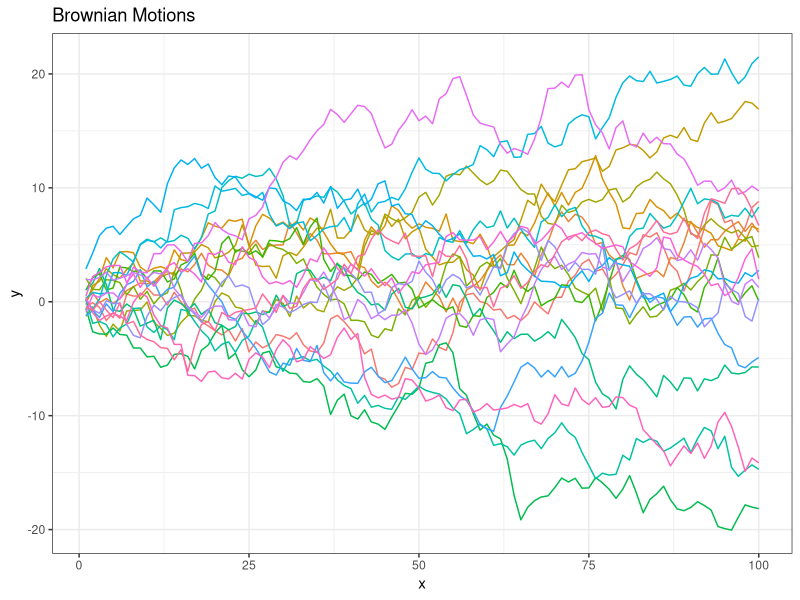
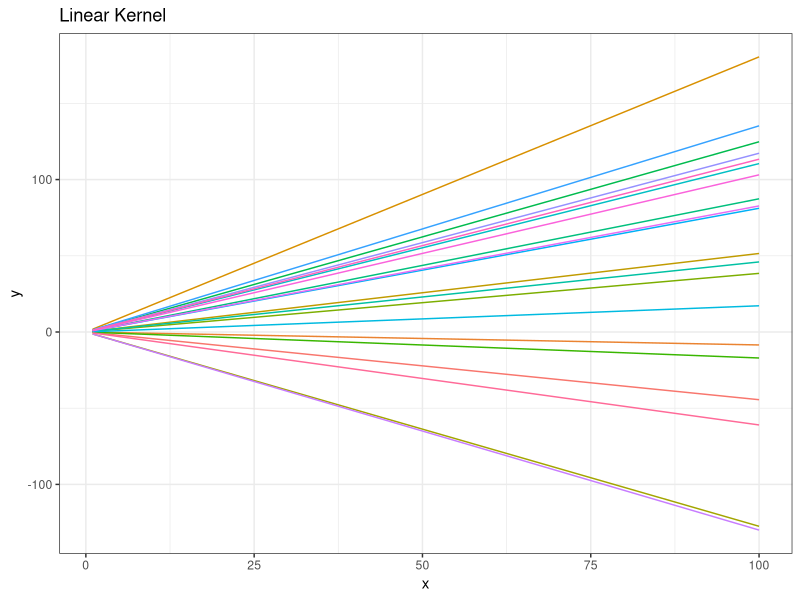
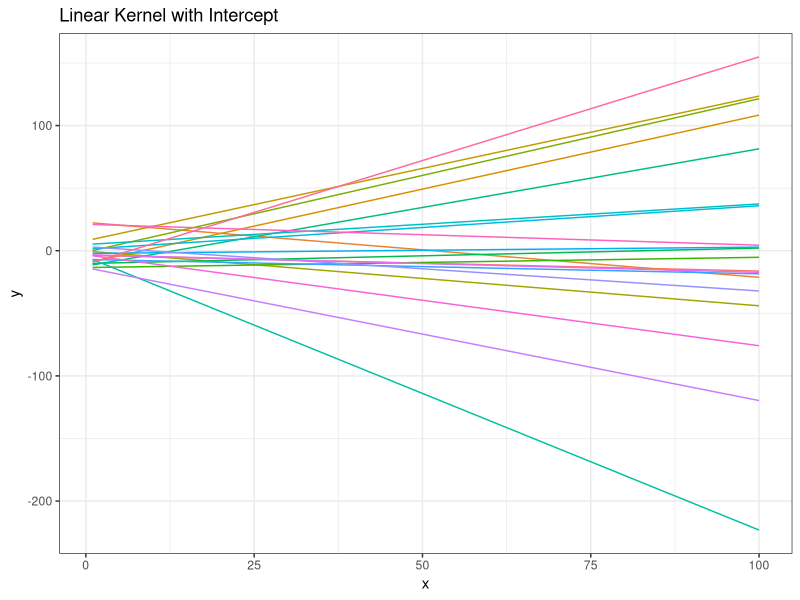
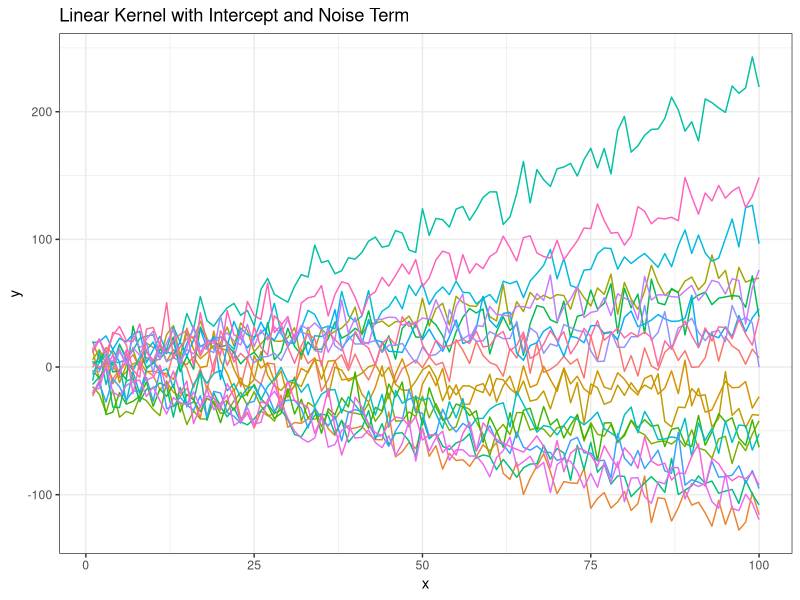
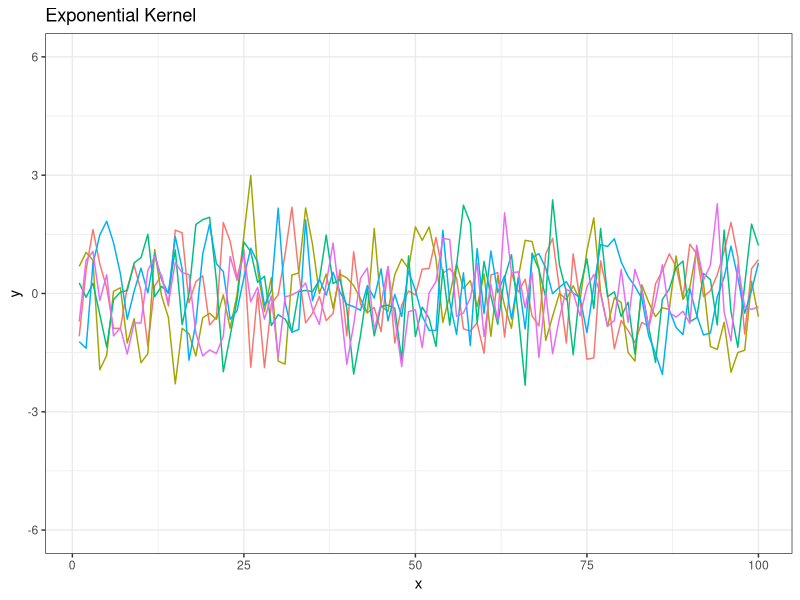
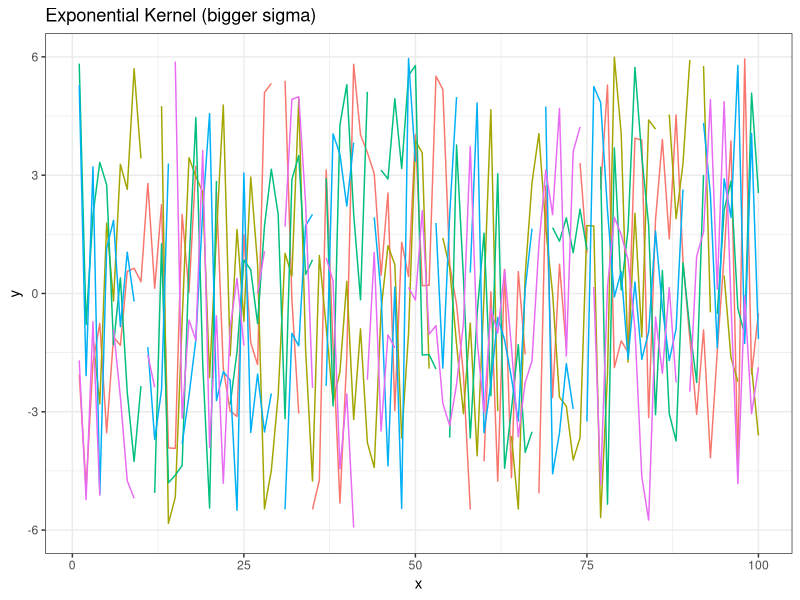
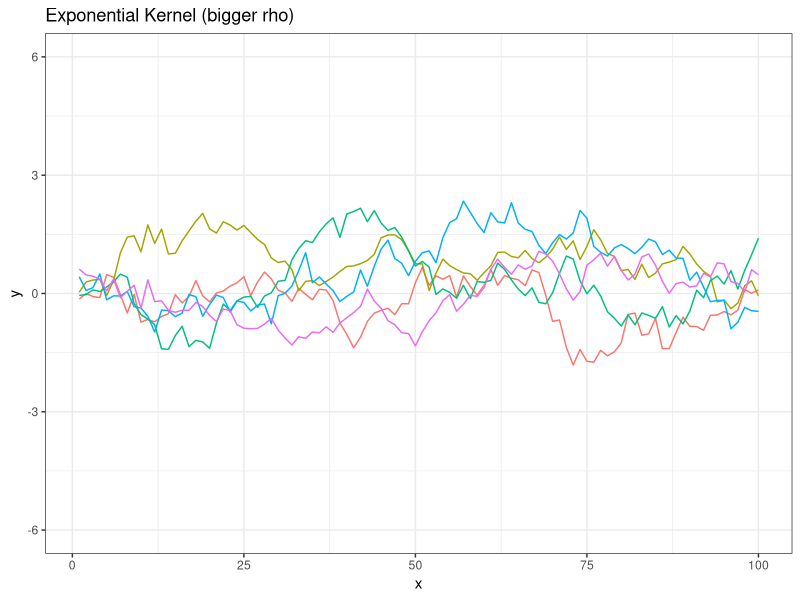
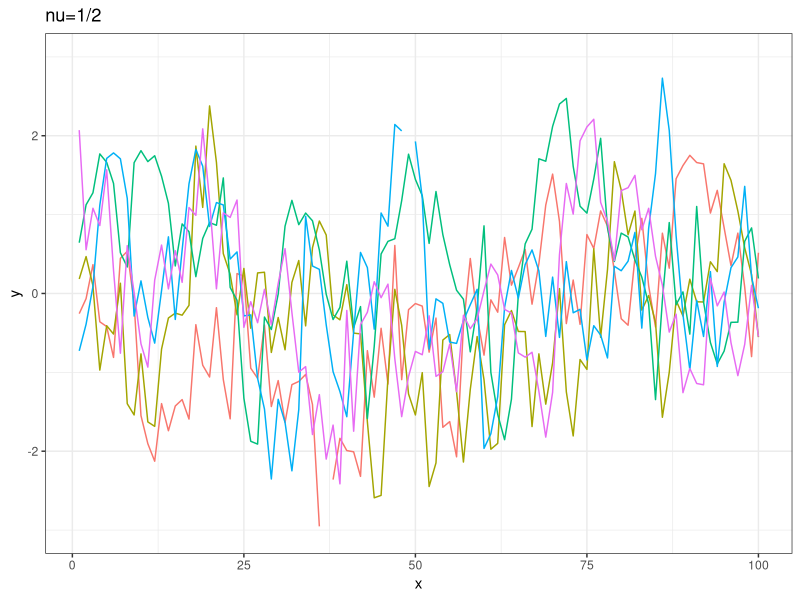

R code for these plots, in order:
library(ggplot2)

#
####
####### example kernels
####
#

# brownian motion
x <- 1:100
K <- matrix(0,100,100)
for(i in 1:100) {
  for(j in 1:100) {
    K[i,j] <- min(i,j)
  }
}
cholK <- t(chol(K))
bm <- cholK%*%rnorm(100)
df <- cbind(bm,1,x)

for(i in 2:20){
  bm <- cholK%*%rnorm(100)
  df <- rbind(df, cbind(bm,i,x))
}

df <- as.data.frame(df)
colnames(df) <- c("bm","id","x")
df$id <- factor(df$id)

gg <- ggplot(df,aes(x=x,y=bm,color=id)) + ylab("y") + ggtitle("Brownian Motions") +
  geom_line() + theme_bw() + theme(legend.position = "none")
gg

ggsave(gg,filename = "~/Desktop/brownianMotions.pdf",width =5,height=3)


# linear kernel
x <- 1:100
K <- x%*%t(x)
eig.obj <- eigen(K)
vals <- c(sqrt(eig.obj$values[1]),rep(0,99))
sqrtK <- eig.obj$vectors %*% diag(vals) %*% t(eig.obj$vectors)
bm <- sqrtK%*%rnorm(100)
df <- cbind(bm,1,x)

for(i in 2:20){
  bm <- sqrtK%*%rnorm(100)
  df <- rbind(df, cbind(bm,i,x))
}

df <- as.data.frame(df)
colnames(df) <- c("bm","id","x")
df$id <- factor(df$id)

gg <- ggplot(df,aes(x=x,y=bm,color=id)) + ylab("y") + ggtitle("Linear Kernel") +
  geom_line() + theme_bw() + theme(legend.position = "none")
gg

ggsave(gg,filename = "~/Desktop/linearKernel.pdf",width =5,height=3)


# linear kernel 2
x <- 1:100
X <- cbind(10,x)
K <- X%*%t(X)
eig.obj <- eigen(K)
vals <- c(sqrt(eig.obj$values[1:2]),rep(0,98))
sqrtK <- eig.obj$vectors %*% diag(vals) %*% t(eig.obj$vectors)
bm <- sqrtK%*%rnorm(100)
df <- cbind(bm,1,x)

for(i in 2:20){
  bm <- sqrtK%*%rnorm(100)
  df <- rbind(df, cbind(bm,i,x))
}

df <- as.data.frame(df)
colnames(df) <- c("bm","id","x")
df$id <- factor(df$id)

gg <- ggplot(df,aes(x=x,y=bm,color=id)) + ylab("y") + ggtitle("Linear Kernel with Intercept") +
  geom_line() + theme_bw() + theme(legend.position = "none")
gg

ggsave(gg,filename = "~/Desktop/linearKernel2.pdf",width =5,height=3)



# linear kernel 2
x <- 1:100
X <- cbind(10,x)
K <- X%*%t(X) + 100*diag(100)
cholK <- t(chol(K))
bm <- cholK%*%rnorm(100)
df <- cbind(bm,1,x)

for(i in 2:20){
  bm <- cholK%*%rnorm(100)
  df <- rbind(df, cbind(bm,i,x))
}


df <- as.data.frame(df)
colnames(df) <- c("bm","id","x")
df$id <- factor(df$id)

gg <- ggplot(df,aes(x=x,y=bm,color=id)) + ylab("y") + ggtitle("Linear Kernel with Intercept and Noise Term") +
  geom_line() + theme_bw() + theme(legend.position = "none")
gg

ggsave(gg,filename = "~/Desktop/linearKernel3.pdf",width =5,height=3)



# expo kernel 2
x <- 1:100
X <- matrix(x,100,100)
K <- exp(-abs(X-t(X)))
cholK <- t(chol(K))
bm <- cholK%*%rnorm(100)
df <- cbind(bm,1,x)

for(i in 2:5){
  bm <- cholK%*%rnorm(100)
  df <- rbind(df, cbind(bm,i,x))
}


df <- as.data.frame(df)
colnames(df) <- c("bm","id","x")
df$id <- factor(df$id)

gg <- ggplot(df,aes(x=x,y=bm,color=id)) + ylab("y") + ggtitle("Exponential Kernel") +
  geom_line() + theme_bw() + theme(legend.position = "none") + ylim(c(-6,6)) 
gg

# sigma^2 = 5
x <- 1:100
X <- matrix(x,100,100)
K <- 16*exp(-abs(X-t(X)))
cholK <- t(chol(K))
bm <- cholK%*%rnorm(100)
df <- cbind(bm,1,x)

for(i in 2:5){
  bm <- cholK%*%rnorm(100)
  df <- rbind(df, cbind(bm,i,x))
}


df <- as.data.frame(df)
colnames(df) <- c("bm","id","x")
df$id <- factor(df$id)

gg2 <- ggplot(df,aes(x=x,y=bm,color=id)) + ylab("y") + ggtitle("Exponential Kernel (bigger sigma)") +
  geom_line() + theme_bw() + theme(legend.position = "none") + ylim(c(-6,6)) 
gg2

# rho = 20
x <- 1:100
X <- matrix(x,100,100)
K <- exp(-abs(X-t(X))/20)
cholK <- t(chol(K))
bm <- cholK%*%rnorm(100)
df <- cbind(bm,1,x)

for(i in 2:5){
  bm <- cholK%*%rnorm(100)
  df <- rbind(df, cbind(bm,i,x))
}


df <- as.data.frame(df)
colnames(df) <- c("bm","id","x")
df$id <- factor(df$id)

gg3 <- ggplot(df,aes(x=x,y=bm,color=id)) + ylab("y") + ggtitle("Exponential Kernel (bigger rho)") +
  geom_line() + theme_bw() + theme(legend.position = "none") + ylim(c(-6,6)) 
gg3


library(ggpubr)
ggsave(ggarrange(gg,gg2,gg3,nrow=1),filename = "~/Desktop/expoKernel.pdf",width =10,height=3)

#############################################################################
# let nu change

# expo kernel 
x <- 1:100
X <- matrix(x,100,100)
K <- exp(-abs(X-t(X))/3)
cholK <- t(chol(K))
bm <- cholK%*%rnorm(100)
df <- cbind(bm,1,x)

for(i in 2:5){
  bm <- cholK%*%rnorm(100)
  df <- rbind(df, cbind(bm,i,x))
}


df <- as.data.frame(df)
colnames(df) <- c("bm","id","x")
df$id <- factor(df$id)

gg <- ggplot(df,aes(x=x,y=bm,color=id)) + ylab("y") + ggtitle("nu=1/2") +
  geom_line() + theme_bw() + theme(legend.position = "none") + ylim(c(-3,3)) 
gg

# sigma^2 = 5
x <- 1:100
X <- matrix(x,100,100)
K <- (1+ sqrt(3)*abs(X-t(X))/3) * exp(-sqrt(3)*abs(X-t(X))/3)
cholK <- t(chol(K))
bm <- cholK%*%rnorm(100)
df <- cbind(bm,1,x)

for(i in 2:5){
  bm <- cholK%*%rnorm(100)
  df <- rbind(df, cbind(bm,i,x))
}


df <- as.data.frame(df)
colnames(df) <- c("bm","id","x")
df$id <- factor(df$id)

gg2 <- ggplot(df,aes(x=x,y=bm,color=id)) + ylab("y") + ggtitle("nu=3/2") +
  geom_line() + theme_bw() + theme(legend.position = "none") + ylim(c(-3,3)) 
gg2

x <- 1:100
X <- matrix(x,100,100)
K <- exp(-(X-t(X))^2/(2*3^2))
cholK <- t(chol(K))
bm <- cholK%*%rnorm(100)
df <- cbind(bm,1,x)

for(i in 2:5){
  bm <- cholK%*%rnorm(100)
  df <- rbind(df, cbind(bm,i,x))
}


df <- as.data.frame(df)
colnames(df) <- c("bm","id","x")
df$id <- factor(df$id)

gg3 <- ggplot(df,aes(x=x,y=bm,color=id)) + ylab("y") + ggtitle("nu=infinity") +
  geom_line() + theme_bw() + theme(legend.position = "none") + ylim(c(-3,3)) 
gg3


library(ggpubr)
ggsave(ggarrange(gg,gg2,gg3,nrow=1),filename = "~/Desktop/maternKernels.pdf",width =10,height=3)




#############################################################################

# prediction

x <- 1:100
X <- matrix(x,100,100)
K <- exp(-(X-t(X))^2/(10^2*2)) + 0.00001*diag(100)
cholK <- t(chol(K))
bm <- cholK%*%rnorm(100)
bm <- bm[1:50]
df <- cbind(bm,1,1:50)

for(i in 1:50) {
  pred <- mvtnorm::rmvnorm(n=1,
                           mean= K[51:100,1:50] %*% solve(K[1:50,1:50]) %*% bm,
                           sigma = K[51:100,51:100] - K[51:100,1:50] %*% solve(K[1:50,1:50]) %*% t(K[51:100,1:50]))
  df <- rbind(df,cbind(t(pred),rep(i,50),51:100))
}



df <- as.data.frame(df)
colnames(df) <- c("bm","id","x")
df$id <- factor(df$id)

df2 <- data.frame(x=51:100,bm=K[51:100,1:50] %*% solve(K[1:50,1:50]) %*% bm)

gg <- ggplot(df,aes(x=x,y=bm,color=id)) + ylab("y") +
  geom_line() + theme_bw() + theme(legend.position = "none") + geom_vline(xintercept = 51) +
  geom_line(data = df2, aes(x=x,y=bm),size=1.1,inherit.aes = FALSE) + ylim(c(-4,4))
gg

x <- 1:100
X <- matrix(x,100,100)
K <- exp(-(X-t(X))^2/(10^2*2)) + 0.00001*diag(100)
cholK <- t(chol(K))
bm <- cholK%*%rnorm(100)
bm <- bm[1:50]
df <- cbind(bm,1,1:50)

for(i in 1:50) {
  pred <- mvtnorm::rmvnorm(n=1,
                           mean= K[51:100,1:50] %*% solve(K[1:50,1:50]) %*% bm,
                           sigma = K[51:100,51:100] - K[51:100,1:50] %*% solve(K[1:50,1:50]) %*% t(K[51:100,1:50]))
  df <- rbind(df,cbind(t(pred),rep(i,50),51:100))
}



df <- as.data.frame(df)
colnames(df) <- c("bm","id","x")
df$id <- factor(df$id)

df2 <- data.frame(x=51:100,bm=K[51:100,1:50] %*% solve(K[1:50,1:50]) %*% bm)

gg2 <- ggplot(df,aes(x=x,y=bm,color=id)) + ylab("y") + 
  geom_line() + theme_bw() + theme(legend.position = "none") + geom_vline(xintercept = 51) +
  geom_line(data = df2, aes(x=x,y=bm),size=1.1,inherit.aes = FALSE) + ylim(c(-4,4))
gg2

x <- 1:100
X <- matrix(x,100,100)
K <- exp(-(X-t(X))^2/(10^2*2)) + 0.00001*diag(100)
cholK <- t(chol(K))
bm <- cholK%*%rnorm(100)
bm <- bm[1:50]
df <- cbind(bm,1,1:50)

for(i in 1:50) {
  pred <- mvtnorm::rmvnorm(n=1,
                           mean= K[51:100,1:50] %*% solve(K[1:50,1:50]) %*% bm,
                           sigma = K[51:100,51:100] - K[51:100,1:50] %*% solve(K[1:50,1:50]) %*% t(K[51:100,1:50]))
  df <- rbind(df,cbind(t(pred),rep(i,50),51:100))
}



df <- as.data.frame(df)
colnames(df) <- c("bm","id","x")
df$id <- factor(df$id)

df2 <- data.frame(x=51:100,bm=K[51:100,1:50] %*% solve(K[1:50,1:50]) %*% bm)

gg3 <- ggplot(df,aes(x=x,y=bm,color=id)) + ylab("y") + 
  geom_line() + theme_bw() + theme(legend.position = "none") + geom_vline(xintercept = 51) +
  geom_line(data = df2, aes(x=x,y=bm),size=1.1,inherit.aes = FALSE) + ylim(c(-4,4))
gg3

library(ggpubr)
ggsave(ggarrange(gg,gg2,gg3,nrow=1),filename = "~/Desktop/predictions.pdf",width =10,height=3)

################################################################################

#
### inference using MH
#

covMat <- function(x,sigma2,rho2,tau2) {
  N <- length(x)
  K <- matrix(0,N,N)
  for (i in 1:N) {
    for (j in 1:N) {
      K[i,j] <- sigma2*exp(-0.5*(x[i]-x[j])^2/rho2)
      if(i==j) K[i,j] <- K[i,j] + tau2
    }
  }
  return(K)
}

logLik <- function(f,x,sigma2,rho2,tau2) {
  K <- covMat(x,sigma2,rho2,tau2)
  N <- length(x)
  
  ll <- -1/2*log(det(K)) - t(f)%*%solve(K)%*%f/2
  return(ll)
}

log_priors <- function(sigma2,rho2) {
  # standard exponential priors (or whatever)
  return((-sigma2-rho2)/10)
}

target <- function(f,x,theta) {
  sigma2 <- theta[1]
  rho2   <- theta[2]
  tau2   <- 0.000001
  lp <- logLik(f,x,sigma2,rho2,tau2) + log_priors(sigma2,rho2)
  return(lp)
}

delta <- function(n) {
  return( min(0.01,n^(-0.5)) )
}

metropolis_hastings <- function(maxIts,D,f,x,targetAccept=0.4,propSD=1) {
  chain <- matrix(0,maxIts,D) 
  chain[1,] <- 5

  totalAccept <- rep(0,maxIts)
  Acceptances = 0 # total acceptances within adaptation run (<= SampBound)
  SampBound = 50   # current total samples before adapting radius
  SampCount = 0   # number of samples collected (adapt when = SampBound)
  
  for(s in 2:maxIts) {
    thetaStar <- truncnorm::rtruncnorm(n=D, a=0, b=Inf, mean = chain[s-1,], sd = propSD)
    u         <- runif(1)
    
    logA      <- target(f,x,thetaStar) - target(f,x,chain[s-1,]) + # targets
      sum(log(truncnorm::dtruncnorm(x=chain[s-1,],a=0, mean=thetaStar,sd=propSD))) -
      sum(log(truncnorm::dtruncnorm(x=thetaStar,a=0, mean=chain[s-1,],sd=propSD)))
    
    if(log(u) < logA) {
      chain[s,] <- thetaStar
      totalAccept[i] <- 1
      Acceptances = Acceptances + 1
    } else {
      chain[s,] <- chain[s-1,]
    }
    SampCount <- SampCount + 1
    
    if (SampCount == SampBound) { 
      AcceptRatio <- Acceptances / SampBound
      cat(AcceptRatio,"\n")
      if ( AcceptRatio > targetAccept ) {
        propSD <- propSD * (1 + delta(i-1))
      } else {
        propSD <- propSD * (1 - delta(i-1))
      }
      
      SampCount <- 0
      Acceptances <- 0
    }
    
    if(s %% 1000 == 0) cat(s,"\n")
  }
  
  return(chain)
}

# simulate data (sigma2=0.1,rho2=16,tau2=0.01)
N <- 10
x <- runif(N)*100
X <- matrix(x,N,N)
K <- 2*exp(-(X-t(X))^2/(4^2*2)) + 0.000001*diag(N)
cholK <- t(chol(K))
bm <- cholK%*%rnorm(N)
plot(x,bm)

# get posterior samples
samps <- metropolis_hastings(maxIts = 100000, D=2,f=bm,x=x,propSD = 1)
plot(samps[10001:100000,1],type="l") # 2
abline(h=2,col="red")
quantile(samps[10001:100000,1],p=c(0.025,0.975))
plot(samps[10001:100000,2],type="l") # 16
abline(h=16,col="red")
quantile(samps[10001:100000,2],p=c(0.025,0.975))

#
### plot 10 posterior predictive curves
#
L <- 300
thin <- ceiling(seq(from=10001,to=100000,length.out = 5))
xStar <- seq(from=0,to=100,length.out=L) # unobserved grid points

K <- covMat(c(x,xStar),sigma2=samps[thin[1],1], rho2=samps[thin[1],2], tau2=0.000001)
pred <- mvtnorm::rmvnorm(n=1,
                         mean= K[(N+1):(L+N),1:N] %*% solve(K[1:N,1:N]) %*% bm,
                         sigma = K[(N+1):(L+N),(N+1):(L+N)] - K[(N+1):(L+N),1:N] %*% solve(K[1:N,1:N]) %*% t(K[(N+1):(L+N),1:N]))
df <- cbind(as.numeric(pred),1,xStar)

for(i in 2:5) {
  K <- covMat(c(x,xStar),sigma2=samps[thin[i],1], rho2=samps[thin[i],2], tau2=0.000001)
  pred <- mvtnorm::rmvnorm(n=1,
                           mean= K[(N+1):(L+N),1:N] %*% solve(K[1:N,1:N]) %*% bm,
                           sigma = K[(N+1):(L+N),(N+1):(L+N)] - K[(N+1):(L+N),1:N] %*% solve(K[1:N,1:N]) %*% t(K[(N+1):(L+N),1:N]))
  df <- rbind(df,cbind(as.numeric(pred),i,xStar))
}
df <- as.data.frame(df)
colnames(df) <- c("y","id","x")
df$id <- factor(df$id)

df2 <- data.frame(y=bm,x=x)

gg <- ggplot(df,aes(x=x,y=y,color=id)) +
  geom_line() + theme_bw() + theme(legend.position = "none") +
  geom_point(data=df2,aes(x=x,y=y),inherit.aes = FALSE,size=2)

gg




L <- 300
thin <- ceiling(seq(from=10001,to=100000,length.out = 100))
xStar <- seq(from=0,to=100,length.out=L) # unobserved grid points

K <- covMat(c(x,xStar),sigma2=samps[thin[1],1], rho2=samps[thin[1],2], tau2=0.000001)
pred <- mvtnorm::rmvnorm(n=1,
                         mean= K[(N+1):(L+N),1:N] %*% solve(K[1:N,1:N]) %*% bm,
                         sigma = K[(N+1):(L+N),(N+1):(L+N)] - K[(N+1):(L+N),1:N] %*% solve(K[1:N,1:N]) %*% t(K[(N+1):(L+N),1:N]))
df <- cbind(as.numeric(pred),1,xStar)

for(i in 2:100) {
  K <- covMat(c(x,xStar),sigma2=samps[thin[i],1], rho2=samps[thin[i],2], tau2=0.000001)
  pred <- mvtnorm::rmvnorm(n=1,
                           mean= K[(N+1):(L+N),1:N] %*% solve(K[1:N,1:N]) %*% bm,
                           sigma = K[(N+1):(L+N),(N+1):(L+N)] - K[(N+1):(L+N),1:N] %*% solve(K[1:N,1:N]) %*% t(K[(N+1):(L+N),1:N]))
  df <- rbind(df,cbind(as.numeric(pred),i,xStar))
}
df <- as.data.frame(df)
colnames(df) <- c("y","id","x")
df$id <- factor(df$id)

df2 <- data.frame(y=bm,x=x)

gg2 <- ggplot(df,aes(x=x,y=y,color=id)) +
  geom_line() + theme_bw() + theme(legend.position = "none") +
  geom_point(data=df2,aes(x=x,y=y),inherit.aes = FALSE,size=2)
  
gg2

ggsave(ggarrange(gg,gg2,nrow=1),filename = "~/Desktop/postPreds.pdf",width =8,height=3)


  
